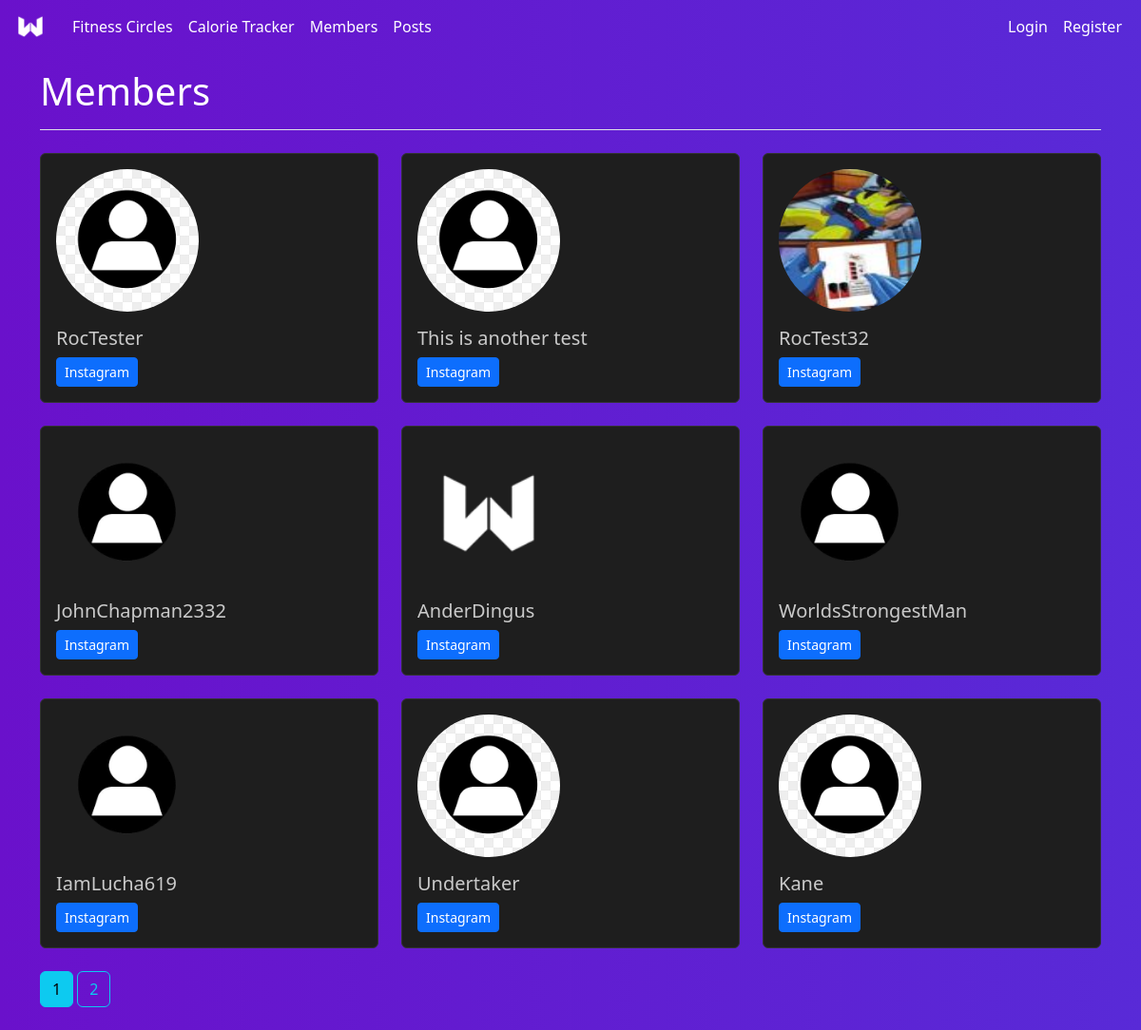
/members, run on the app's committed database.
### WeeklyWeighIn/models.py (models this page shows, shortened)
class Users(db.Model, UserMixin):
    id = db.Column(db.Integer, primary_key=True)
    first_name = db.Column(db.String(20), nullable=False)
    last_name = db.Column(db.String(20), nullable=False)
    username = db.Column(db.String(20), unique=True, nullable=False)
    email = db.Column(db.String(120), unique=True, nullable=False)
    image_file = db.Column(db.String(20), nullable=False, default='default.jpg')
    password = db.Column(db.String(60), nullable=False)
    posts = db.relationship('Post', backref='author', lazy=True)
    comments = db.relationship('Comment', backref='comment_author', lazy=True)

### WeeklyWeighIn/routes.py (the view)
@app.route('/members')
def members():
    page = request.args.get('page', 1, type=int)
    per_page = 9
    users = Users.query.paginate(page=page, per_page=per_page)
    return render_template('member_list.html', title='Members', users=users)

### WeeklyWeighIn/templates/member_list.html (shortened to what this page needs)
{% extends 'base.html' %}
{% set page_title = "Members" %}
{% block content %}
<div class="container mt-3">
    <div class="row">
        {% for user in users %}
        <div class="col-md-4 mb-4">
            <div class="card custom-card">
                <img src="{{ url_for('static', filename='photos/profile_pics/' + (user.image_file if user.image_file else 'default.png')) }}"
                    class="card-img-top rounded-circle responsive-img mt-3 ms-3" alt="{{ user.name }}">
                <div class="card-body">
                    <h5 class="card-title text-grey">{{ user.username }}</h5>
                    <a href="https://www.instagram.com/{{ user.instagram_tag }}" target="_blank"
                        class="btn btn-primary btn-sm">
                         Instagram
                    </a>
                </div>
            </div>
        </div>
        {% endfor %}
    </div>
    {% for page_num in users.iter_pages(left_edge=1, right_edge=1, left_current=1, right_current=2) %}
    {% if page_num %}
        {% if users.page == page_num %}
            <a class="btn btn-info mb-4" href="{{ url_for('members', page=page_num) }}">{{ page_num }}</a>
        {% else %}
            <a class="btn btn-outline-info mb-4" href="{{ url_for('members', page=page_num) }}">{{ page_num }}</a>
        {% endif %}
    {% else %}
        <span class="btn btn-outline-secondary mb-4 disabled">...</span>
    {% endif %}
{% endfor %}
</div>
{% endblock %}

### WeeklyWeighIn/static/css/styles.css (style rules this page uses)
body { background: #6a11cb; background: -webkit-linear-gradient(to right, rgba(106, 17, 203, 1), rgba(37, 117, 252, 1)); background: linear-gradient(to right, rgba(106, 17, 203, 1), rgba(37, 117, 252, 1)); overflow: hidden; }
h1, h2, h3, h4, h5, h6 { color: #444444; }

### WeeklyWeighIn/templates/base.html (style rules this page uses)
body { background: linear-gradient(to right, rgba(106, 17, 203, 1), rgba(37, 117, 252, 1)); background-size: 400% 400%; animation: gradient 15s ease infinite; height: 100vh; color: white; overflow: auto; }
li, a { color: white; }

### WeeklyWeighIn/templates/member_list.html (style rules this page uses)
.custom-card { background-color: #1e1e1e; border: 1px solid #333; }
.text-grey { color: #cacaca; }
.rounded-circle { width: 150px; height: 150px; }
.btn { transition: transform 0.3s ease, box-shadow 0.3s ease; transform-origin: center; }

### data on the page
Users: image_file (placeholder picture), username "RocTester"
Users: image_file (placeholder picture), username "This is another test"
Users: image_file (picture), username "RocTest32"
Users: image_file (placeholder picture), username "JohnChapman2332"
Users: image_file (picture), username "AnderDingus"
Users: image_file (placeholder picture), username "WorldsStrongestMan"
Users: image_file (placeholder picture), username "IamLucha619"
Users: image_file (placeholder picture), username "Undertaker"
Users: image_file (placeholder picture), username "Kane"

### other printed values
{{ title }} "Members"
{{ page_num }} "1"
{{ page_num }} "2"
